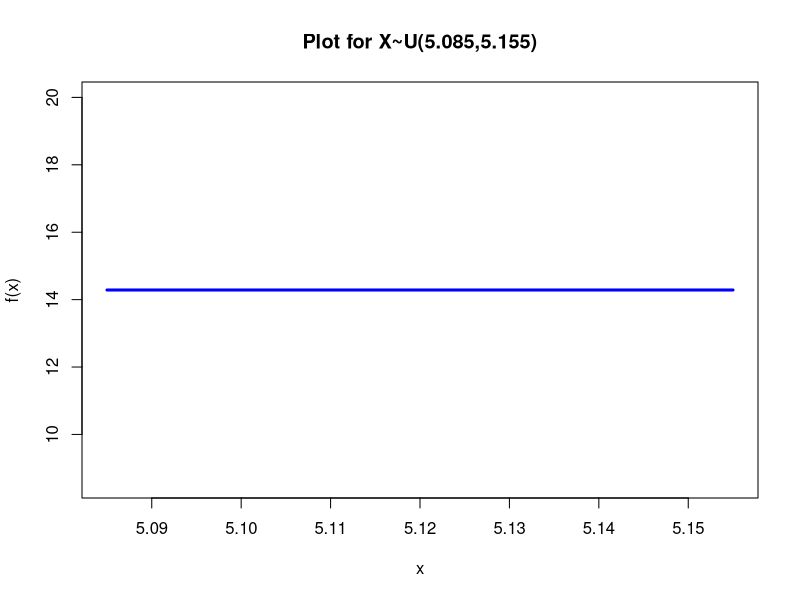
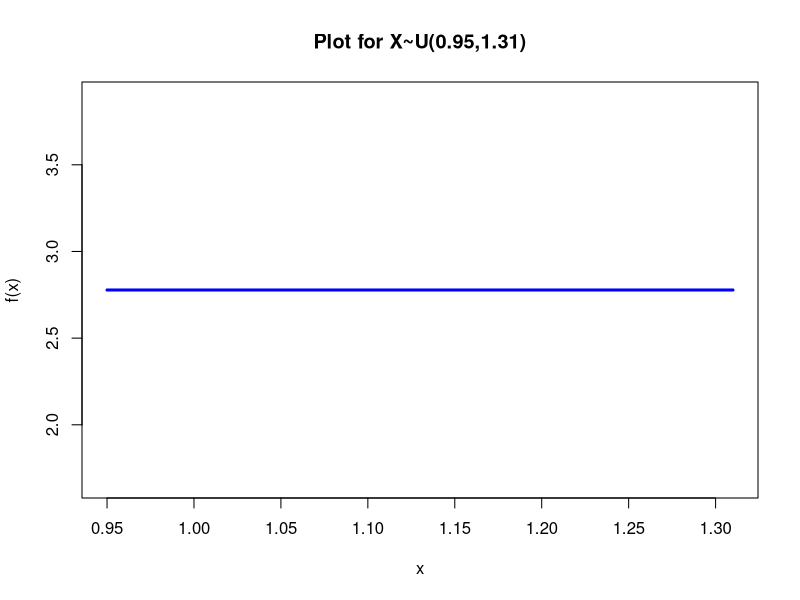

Here is the R script that generated these plots, in order: (Note: this script raises an error after producing the figures.)
# ***** Chapter 6 Concepts Check *****
  # *** Task 1 ***
    # Plot X~U(5.085,5.155); dunif(a,b) is the continuous uniform distribution with parameters a and b where a < b
      x <- seq(5.085, 5.155, length=100)	# Define the x-axis
      y <- dunif(x, min=5.085, max=5.155)	# Calculate the values of f(x)
      plot(x, y, type="l", lwd=3, col="blue", xlab="x", ylab="f(x)", main="Plot for X~U(5.085,5.155)") # Plots probability density function
    # Part B
      mean(x) # mean
      var(x) # variance
      sd(x) # standard deviation
    # Part D
      x <- seq(5.085, 5.155)
      y <- dunif(x, min=5.085, max=5.155)
      
  # *** Task 2 ***
    # Part A
    # Plot X~U(0.95,1.31); dunif(a,b) is the continuous uniform distribution with parameters a and b where a < b
      x <- seq(0.95, 1.31, length=100)	# Define the x-axis
      y <- dunif(x, min=0.95, max=1.31)	# Calculate the values of f(x)
      plot(x, y, type="l", lwd=3, col="blue", xlab="x", ylab="f(x)", main="Plot for X~U(0.95,1.31)") # Plots probability density function
    # Part B
      mean(x) # mean
      var(x) # variance
      sd(x) # standard deviation
    # Part D
      x <- seq(0.95, 1.31)
      y <- dunif(x, min=0.95, max=1.31)
      
  # *** Task 3 ***
      oxyben <- 
    # Method 1
        hist(ex06.94oxyben$oxybenzene_ppt, main="Sample Distribution of Oxybenzene", xlab="ppt")  # Histogram
      